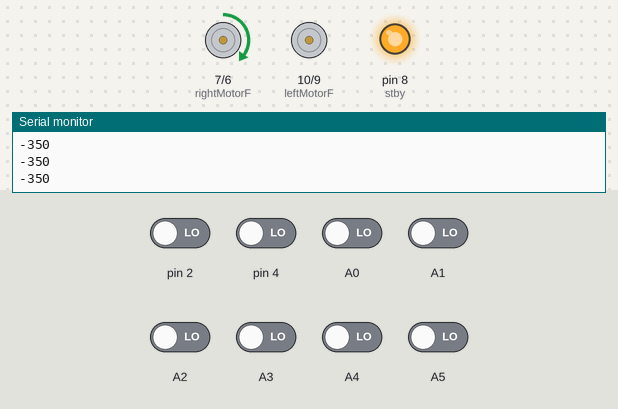
Recording of a sketch running on a simulated Arduino Uno, built with avr-gcc and run on an emulated ATmega328P. Parts: motor-driver pin pairs drawn as motors (green arrow = first pin HIGH = forward, orange = second pin HIGH = backward, longer = more drive, scaled by the enable pin, stopped while the standby pin is LOW), output pins drawn as LEDs (lit = HIGH), the last lines printed to the serial monitor. The inputs (shaded band) are chosen by the test bench; at power-on: A0–5, pin 2, pin 4 LOW.

Above: at 12.4 s.
12.5 s: A5 driven HIGH
At 12.9 s:
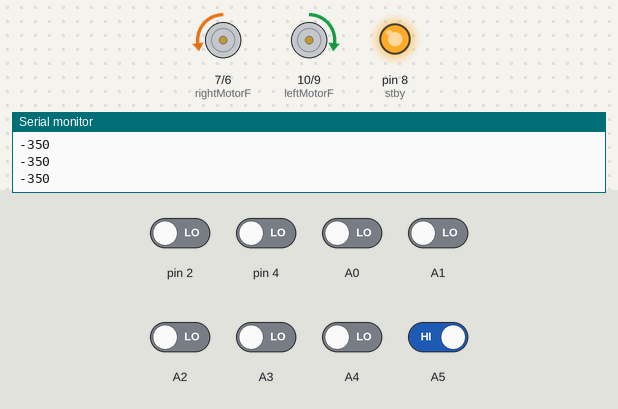
15.5 s: pin 4 driven HIGH
18.5 s: A0 driven HIGH
At 18.9 s:
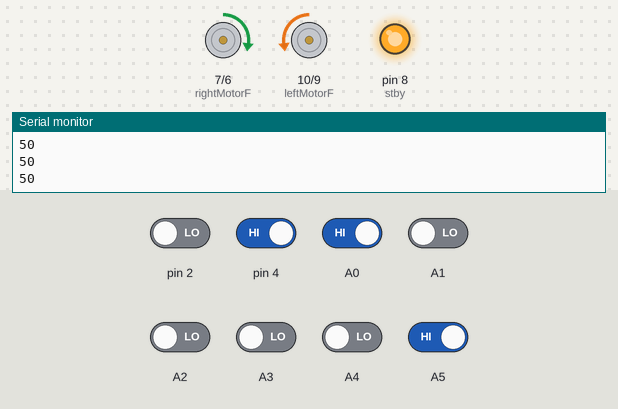
21.5 s: pin 2 driven HIGH
24.5 s: A1 driven HIGH
At 24.9 s:
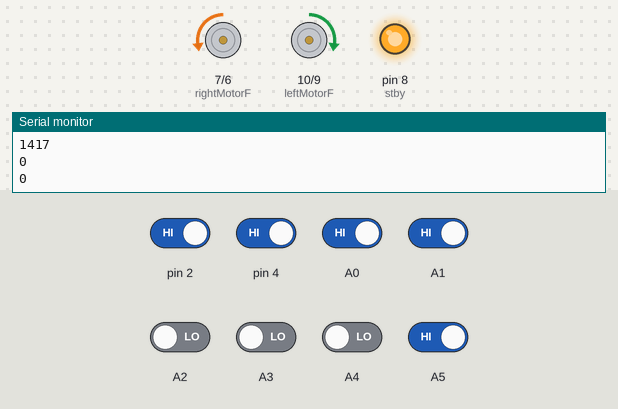
27.5 s: A4 driven HIGH
At 27.9 s:
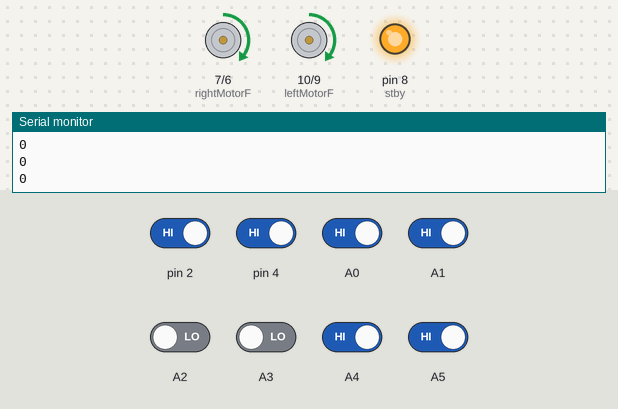
Timing chart, 0 to 30.0 s (numbered marks = the images above; inputs shaded):
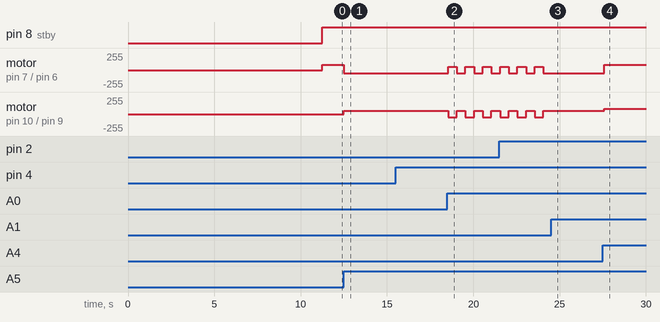

Measured:
- after the input at 12.5 s, motor on pin 7 (rightMotorF) / pin 6 (rightMotorB): forward 80/255 → backward 50/255 at once; motor on pin 10 (leftMotorF) / pin 9 (leftMotorB): stopped → forward 50/255 at once
- after the input at 18.5 s, motor on pin 7 (rightMotorF) / pin 6 (rightMotorB), motor on pin 10 (leftMotorF) / pin 9 (leftMotorB): alternates forward 50/255 for 0.50 s and backward 50/255 for 0.50 s, starting at once
- after the input at 24.5 s, motor on pin 7 (rightMotorF) / pin 6 (rightMotorB): stops changing and stays backward 50/255; motor on pin 10 (leftMotorF) / pin 9 (leftMotorB): stops changing and stays forward 50/255
- after the input at 27.5 s, motor on pin 7 (rightMotorF) / pin 6 (rightMotorB): backward 50/255 → forward 80/255 after 0.08 s; motor on pin 10 (leftMotorF) / pin 9 (leftMotorB): forward 50/255 → forward 80/255 after 0.07 s

The sketch:

better_acute.ino
```cpp
#include <QTRSensors.h>

#define rightMotorF 7
#define rightMotorB 6
#define rightMotorPWM 5
#define leftMotorF 10
#define leftMotorB 9
#define leftMotorPWM 11
#define stby 8

QTRSensorsRC qtr((unsigned char[]) {A0,4, A1, A2, A3, A4, 2, A5}, 8, 2500);

void setup()
{
  pinMode(rightMotorF, OUTPUT);
  pinMode(rightMotorB, OUTPUT);
  pinMode(rightMotorPWM, OUTPUT);
  pinMode(leftMotorF, OUTPUT);
  pinMode(leftMotorB, OUTPUT);
  pinMode(leftMotorPWM, OUTPUT);
  pinMode(stby,OUTPUT);
  Serial.begin(9600);
  for (int i = 0; i < 250; i++)  // make the calibration take about 5 seconds
  {
    qtr.calibrate();
    delay(20);
  }
}

int lastError = 0;
float kp = 0.1;  // 0.08 // for small = 0.1
float kd = 1.7; // 1.0   // for small = 1.7
float ki = 0;
int integral = 0;
int derivative = 0;

void loop()
{
  unsigned int sensors[8];

  int position = qtr.readLine(sensors);
  if (sensors[0] > 500 && (sensors[1] < 500 || sensors[2] < 500)) {
    digitalWrite(rightMotorF, HIGH);
    digitalWrite(rightMotorB, LOW);
    analogWrite(rightMotorPWM, 50);
    digitalWrite(leftMotorF, LOW);
    digitalWrite(leftMotorB, HIGH);
    analogWrite(leftMotorPWM, 50);
    digitalWrite(stby,HIGH);
    delay(500);
  }
  if (sensors[7] >600 && (sensors[6] < 500 || sensors[5] < 500)) {
    digitalWrite(rightMotorF, LOW);
    digitalWrite(rightMotorB, HIGH);
    analogWrite(rightMotorPWM, 50);
    digitalWrite(leftMotorF, HIGH);
    digitalWrite(leftMotorB, LOW);
    analogWrite(leftMotorPWM, 50);
    digitalWrite(stby,HIGH);
    delay(500);
  }
  int error = int(position) - 3500;
  integral += error;
  derivative = error - lastError;
  int power_difference = kp * error + ki * integral + kd * derivative;
  Serial.println(power_difference);
  lastError = error;

  const int maximum = 80;

  if (power_difference > maximum)
    power_difference = maximum;
  if (power_difference < -maximum)
    power_difference = -maximum;

  if (power_difference < 0) {
    digitalWrite(rightMotorF, HIGH);
    digitalWrite(rightMotorB, LOW);
    analogWrite(rightMotorPWM, maximum);
    digitalWrite(leftMotorF, HIGH);
    digitalWrite(leftMotorB, LOW);
    analogWrite(leftMotorPWM, maximum + power_difference);
    digitalWrite(stby,HIGH);
  }
  else {
    digitalWrite(rightMotorF, HIGH);
    digitalWrite(rightMotorB, LOW);
    analogWrite(rightMotorPWM, maximum - power_difference);
    digitalWrite(leftMotorF, HIGH);
    digitalWrite(leftMotorB, LOW);
    analogWrite(leftMotorPWM, maximum);
    digitalWrite(stby,HIGH);
  }
}
```
